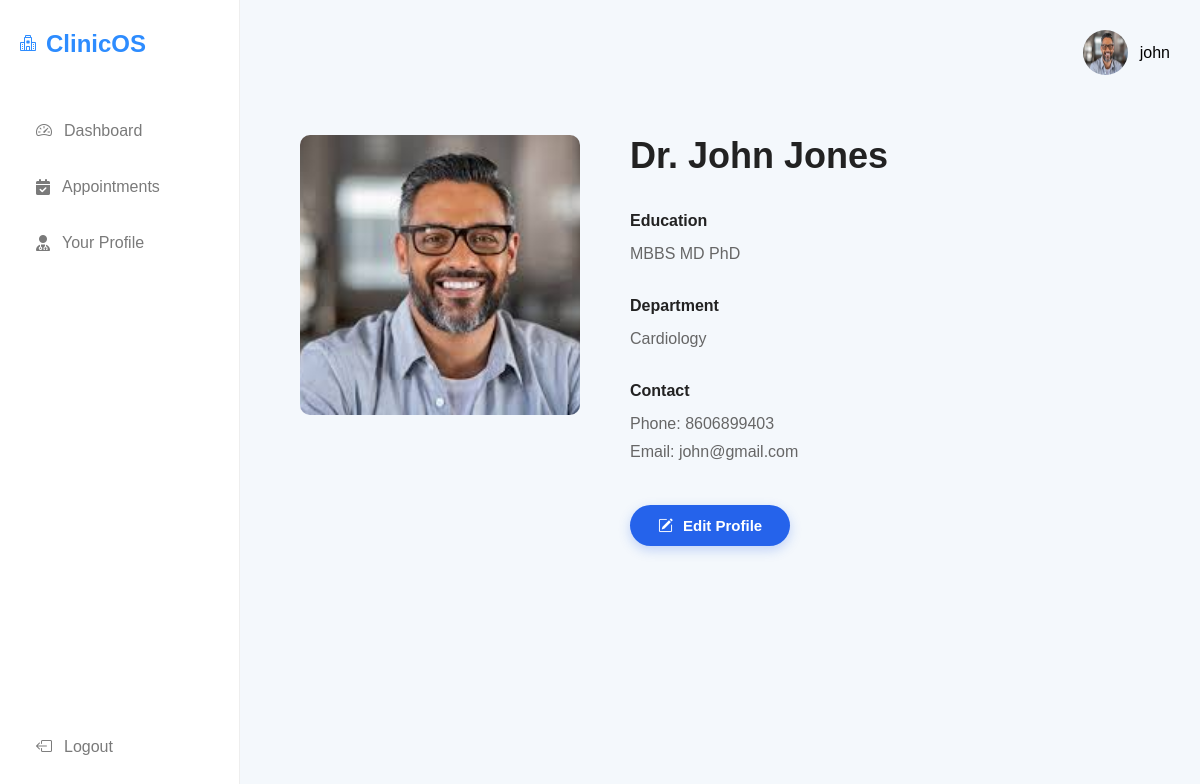
The app's page /doctor/profile/ (signed in) with its own data.
### managementsystem/models.py (models this page shows, shortened)
class CustomUser(AbstractUser):
    ROLE_CHOICES = (
        ('admin', 'Admin'),
        ('doctor', 'Doctor'),
        ('patient', 'Patient'),
    )
    role = models.CharField(max_length=20, choices=ROLE_CHOICES,default='patient')

class Doctor(models.Model):
    user = models.OneToOneField(CustomUser,on_delete=models.CASCADE)
    phone = models.CharField(max_length=15, blank=True, null=True)
    department = models.CharField(max_length=100)
    education = models.TextField(default='MBBS')
    photo = models.ImageField(upload_to='doctors',default='default/default.png')

### managementsystem/views/doctor_views.py (the view)
# urls.py: path('profile/', doctor_profile,name='doctor_profile'),
@login_required
def doctor_profile(request):
    doctor = Doctor.objects.get(user=request.user)
    context = {
        'doctor': doctor,
    }
    return render(request, 'doctor/profile.html', context)

### managementsystem/templates/doctor/profile.html
{% extends 'doctor/base.html' %}
{% load static %}
{% block style %}
<link rel="stylesheet" href="{% static 'css/doctor_profile.css' %}">
{% endblock %}
{%block profile%}
        <div class="profile">
            <img src="{{request.user.doctor.photo.url}}" alt=""style="width:45px;height:45px;border-radius:50%;">
            <span>{{request.user.username}}</span>
        </div>
{%endblock%}
{% block content %}
    {% include 'includes/_doctor_details.html' %}
{% endblock %}

### managementsystem/templates/includes/_doctor_details.html
<div class="profile-container">
    <div class="profile-card">
        <div class="profile-content">
            <div class="profile-image">
                <img src="{{ doctor.photo.url }}" alt="Doctor">
            </div>
            <div class="profile-details">
                <h2 class="profile-title">Dr. {{ doctor.user.get_full_name }}</h2>
                <div class="detail-section">
                    <h5>Education</h5>
                    <p>{{ doctor.education }}</p>
                </div>
                <div class="detail-section">
                    <h5>Department</h5>
                    <p>{{ doctor.department }}</p>
                </div>
                <div class="detail-section">
                    <h5>Contact</h5>
                    <p>Phone: {{ doctor.phone }}</p>
                    <p>Email: {{ doctor.user.email }}</p>
                </div>
                {% if request.user.role == 'admin' %}
                <a href="{% url 'edit_doctor' doctor.id %}" class="edit-btn">
                    <i class="bi bi-pencil-square"></i>
                    Edit Profile
                </a>
                {% elif request.user.role == 'doctor' %}
                <a href="{% url 'doctor_edit_profile' doctor.id %}" class="edit-btn">
                    <i class="bi bi-pencil-square"></i>
                    Edit Profile
                </a>
                {% endif %}
            </div>
        </div>
    </div>
</div>

### managementsystem/static/css/home.css (style rules this page uses)
* { margin:0; padding:0; box-sizing:border-box; font-family:Arial, Helvetica, sans-serif; }
body { background:#f5f8fd; }
.profile { display:flex; align-items:center; gap:12px; }
.profile img { width:45px; height:45px; border-radius:50%; }

### managementsystem/static/css/doctor_profile.css (style rules this page uses)
body { background:#f4f8fc; }
.profile-container { padding:30px; }
.profile-content { display:flex; align-items:flex-start; gap:50px; }
.profile-image { width:280px; height:280px; overflow:hidden; border-radius:10px; flex-shrink:0; }
.profile-image img { width:100%; height:100%; object-fit:cover; }
.profile-details { flex:1; }
.profile-title { font-size:36px; font-weight:600; margin-bottom:35px; color:#222; }
.detail-section { margin-bottom:30px; }
.detail-section h5 { font-size:16px; font-weight:600; margin-bottom:10px; color:#222; }
.detail-section p { color:#666; line-height:1.7; margin:0; }
.edit-btn { display: inline-flex; align-items: center; gap: 10px; padding: 12px 28px; background: #2563eb; color: #fff; border: none; border-radius: 30px; text-decoration: none; font-weight: 600; font-size: 15px; transition: all 0.3s ease; box-shadow: 0 4px 12px rgba(37, 99, 235, 0.25); margin-top: 10px; }

### managementsystem/templates/doctor/base.html (style rules this page uses)
.profile { display:flex; align-items:center; gap:12px; flex-shrink: 0; }

### records on screen
CustomUser: user.doctor.photo (picture), user.username "john"
Doctor: photo (picture), user.get_full_name "John Jones", education "MBBS MD PhD", department "Cardiology", phone "8606899403", user.email "john@gmail.com"
